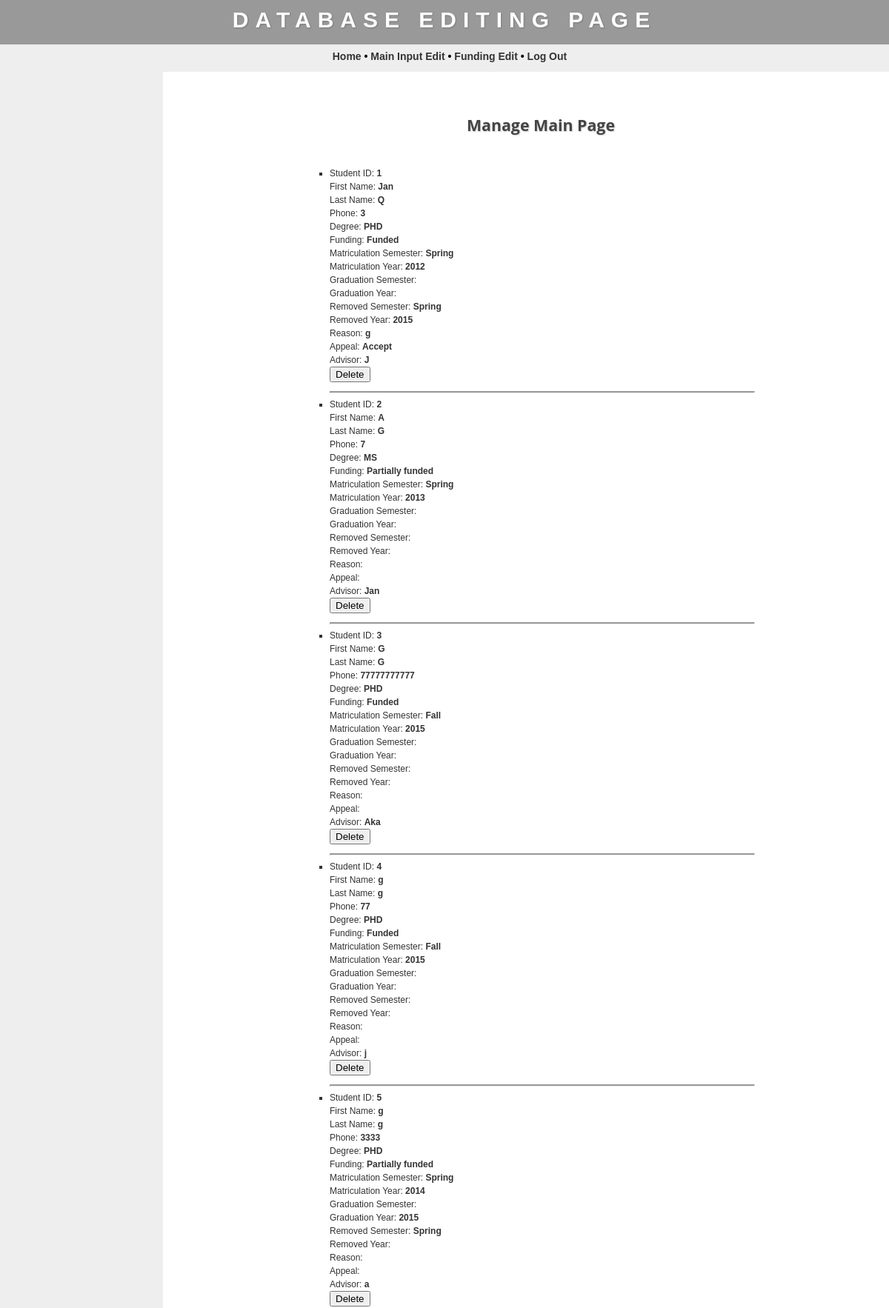
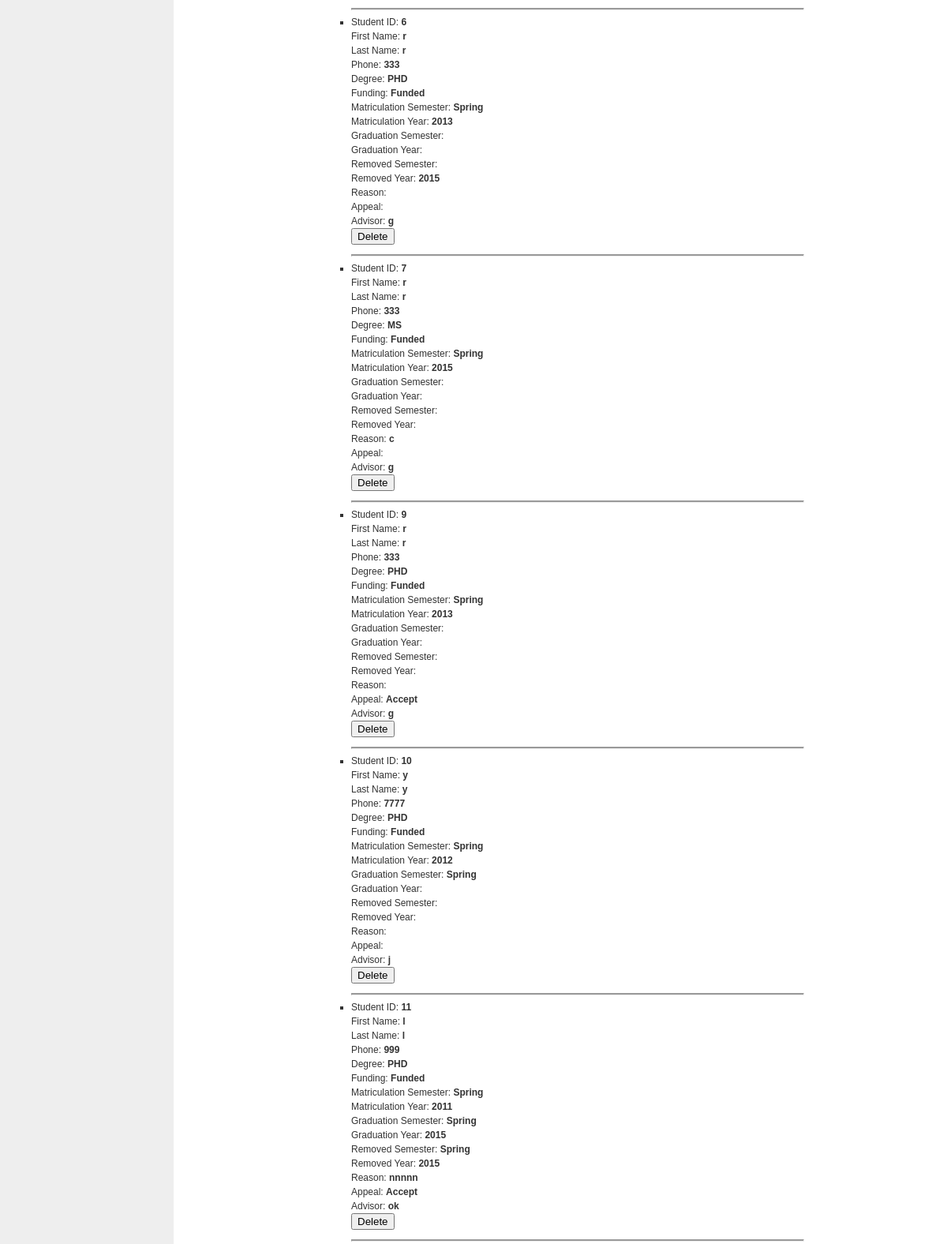
The app's page /main_editing.php (upper part) with its own data (2 pictures, top to bottom).
### tables this page shows
CREATE TABLE IF NOT EXISTS `students` (
  `id` int(10) unsigned NOT NULL,
  `fname` varchar(30) NOT NULL,
  `lname` varchar(30) DEFAULT NULL,
  `phone` char(27) NOT NULL,
  `degree` char(3) NOT NULL,
  `funding` char(30) NOT NULL,
  `matriculation_semester` char(7) NOT NULL,
  `matriculation_year` char(5) NOT NULL,
  `graduation_semester` char(7) DEFAULT NULL,
  `graduation_year` char(5) DEFAULT NULL,
  `removed_semester` char(7) DEFAULT NULL,
  `removed_year` char(5) DEFAULT NULL,
  `reason` text,
  `appeal` char(10) DEFAULT NULL,
  `advisor` varchar(43) NOT NULL,
  PRIMARY KEY (`id`),
  KEY `student_id` (`id`)
);

### main_editing.php (the view, shortened to what this page needs)
<div id="manage_page">
<div>
	<h1 id="head17">Manage Main Page</h1>
<?php
include_once('header.php');
require_once '../config.php';
$db_server = mysqli_connect($db_host, $db_user, $db_password);
mysqli_select_db($db_server, $db_database) or die("Unable to select database: " . mysqli_error($db_server));
?>
<div id="innertable">
<ul type="square">
<?php
	$query = "SELECT * FROM students";
	$result = mysqli_query($db_server, $query);
	$rows = mysqli_num_rows($result);
	for ($j = 0 ; $j < $rows ; ++$j)
	{
		$row = mysqli_fetch_row($result);
?>
	<li>
		Student ID:   <?php  echo "<b>".$row[0]."</b>"; ?><br>
		First Name:    <?php  echo "<b>".$row[1]."</b>"; ?><br>
		Last Name: <?php echo "<b>".$row[2]."</b>"; ?><br>
		Phone:     <?php echo "<b>".$row[3]."</b>"; ?><br>
		Degree:     <?php echo "<b>".$row[4]."</b>"; ?><br>
		Funding:  <?php echo "<b>".$row[5]."</b>"; ?><br>
		Matriculation Semester: <?php echo "<b>".$row[6]."</b>"; ?><br>
		Matriculation Year:     <?php echo "<b>".$row[7]."</b>"; ?><br>
		Graduation Semester:     <?php echo "<b>".$row[8]."</b>"; ?><br>
		Graduation Year:     <?php echo "<b>".$row[9]."</b>"; ?><br>
		Removed Semester:     <?php echo "<b>".$row[10]."</b>"; ?><br>
		Removed Year:     <?php echo "<b>".$row[11]."</b>"; ?><br>
		Reason:     <?php echo "<b>".$row[12]."</b>"; ?><br>
		Appeal:     <?php echo "<b>".$row[13]."</b>"; ?><br>
		Advisor: <?php echo "<b>".$row[14]."</b>"; ?><br>
	</li>
	<form action="main_editing.php" method="post">
		<input type="submit" value="Delete" /><br>
	</form>
	<hr id="line">
<?php
	}
?>
	</ul>
</div>
</div>

### pages.css (style rules this page uses)
body { font-family: "trebuchet ms", verdana, sans-serif; font-size: 12px; line-height: 1.5em; color: #333; background: #ffffff; margin: 0; padding: 0; text-align: center; width: 100%; }
#innertable { position: relative; margin-left: -100px; width: 100%; }
#line { width: 90%; color: 555; margin-left: 0px; height: 2px; background: #999; }
h1 { font-family: sans-serif, arial, helvetica; font-size: 46pt; margin: 10px 0 20px 0; font-weight: bold; -webkit-text-shadow:1px 1px 2px rgba(0,0,0,0.2); -moz-text-shadow: 1px 1px 2px rgba(0,0,0,0.2); text-shadow: 1px 1px 2px rgba(0,0,0,0.2); color: #444; }
#manage_page { position: fixed; margin-top: 110px; margin-bottom: 30px; text-align: left; overflow: scroll; background: #ffffff; left: 250px; width: 80%; height: 83%; }
#line { width: 90%; color: 555; margin-left: 0px; margin-right: 100px; height: 1px; background: #999; }
#head17 { font-family: 'Open Sans', sans-serif; font-size: 16pt; margin: 50px 0 20px 0; font-weight: bold; -webkit-text-shadow: 1px 1px 2px rgba(0,0,0,0.2); -moz-text-shadow: 1px 1px 2px rgba(0,0,0,0.2); text-shadow: 1px 1px 2px rgba(0,0,0,0.2); color: #444; text-align: center; }

### records on screen
students: id "1", fname "Jan", lname "Q", phone "3", degree "PHD", funding "Funded", matriculation_semester "Spring", matriculation_year "2012", removed_semester "Spring", removed_year "2015", reason "g", appeal "Accept", advisor "J"
students: id "2", fname "A", lname "G", phone "7", degree "MS", funding "Partially funded", matriculation_semester "Spring", matriculation_year "2013", advisor "Jan"
students: id "3", fname "G", lname "G", phone "77777777777", degree "PHD", funding "Funded", matriculation_semester "Fall", matriculation_year "2015", advisor "Aka"
students: id "4", fname "g", lname "g", phone "77", degree "PHD", funding "Funded", matriculation_semester "Fall", matriculation_year "2015", advisor "j"
students: id "5", fname "g", lname "g", phone "3333", degree "PHD", funding "Partially funded", matriculation_semester "Spring", matriculation_year "2014", graduation_year "2015", removed_semester "Spring", advisor "a"
students: id "6", fname "r", lname "r", phone "333", degree "PHD", funding "Funded", matriculation_semester "Spring", matriculation_year "2013", removed_year "2015", advisor "g"
students: id "7", fname "r", lname "r", phone "333", degree "MS", funding "Funded", matriculation_semester "Spring", matriculation_year "2015", reason "c", advisor "g"
students: id "9", fname "r", lname "r", phone "333", degree "PHD", funding "Funded", matriculation_semester "Spring", matriculation_year "2013", appeal "Accept", advisor "g"
students: id "10", fname "y", lname "y", phone "7777", degree "PHD", funding "Funded", matriculation_semester "Spring", matriculation_year "2012", graduation_semester "Spring", advisor "j"
students: id "11", fname "l", lname "l", phone "999", degree "PHD", funding "Funded", matriculation_semester "Spring", matriculation_year "2011", graduation_semester "Spring", graduation_year "2015", removed_semester "Spring", removed_year "2015", reason "nnnnn", appeal "Accept", advisor "ok"

### other values on screen
$config_sitename "DATABASE EDITING PAGE"
